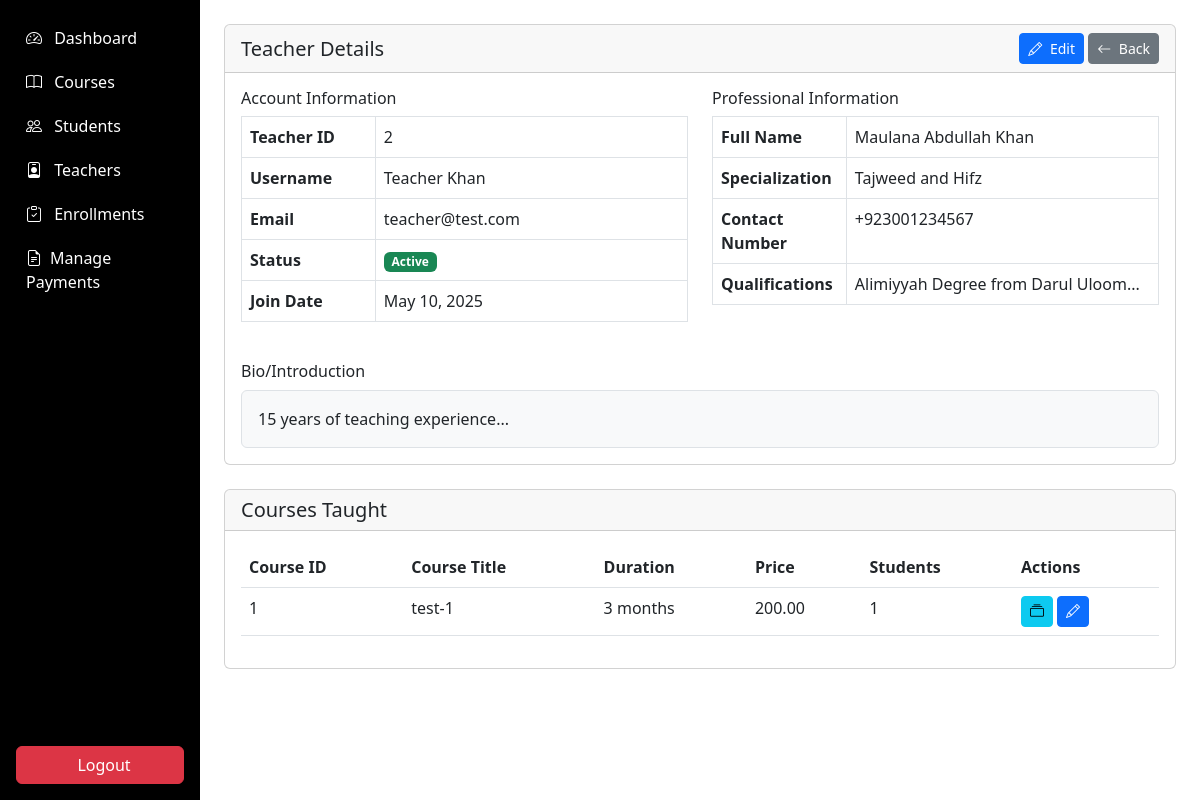
Page /admin/teachers/view_teacher.php?id=2 (signed in) on the committed database.
### tables this page shows
CREATE TABLE `teachers` (
  `teacher_id` int(11) NOT NULL,
  `user_id` int(11) NOT NULL,
  `full_name` varchar(100) NOT NULL,
  `specialization` varchar(100) DEFAULT NULL,
  `bio` text DEFAULT NULL,
  `qualifications` text DEFAULT NULL,
  `contact_number` varchar(20) DEFAULT NULL,
  `profile_image` varchar(255) DEFAULT NULL
);

CREATE TABLE `users` (
  `user_id` int(11) NOT NULL,
  `username` varchar(50) NOT NULL,
  `email` varchar(100) NOT NULL,
  `password` varchar(255) NOT NULL,
  `role` enum('admin','teacher','student') NOT NULL,
  `status` tinyint(1) DEFAULT 1,
  `created_at` timestamp NOT NULL DEFAULT current_timestamp(),
  `last_login` datetime DEFAULT NULL,
  `reset_token` varchar(255) DEFAULT NULL,
  `token_expiry` datetime DEFAULT NULL
);

CREATE TABLE `courses` (
  `course_id` int(11) NOT NULL,
  `title` varchar(100) NOT NULL,
  `description` text DEFAULT NULL,
  `image_url` varchar(255) DEFAULT NULL,
  `teacher_id` int(11) DEFAULT NULL,
  `duration` varchar(50) DEFAULT NULL,
  `price` decimal(10,2) DEFAULT NULL,
  `is_featured` tinyint(1) DEFAULT 0,
  `created_at` timestamp NOT NULL DEFAULT current_timestamp(),
  `updated_at` timestamp NOT NULL DEFAULT current_timestamp() ON UPDATE current_timestamp()
);

### admin/teachers/view_teacher.php (the view, shortened to what this page needs)
<?php
require_once '../../includes/auth.php';
$teacherId = $_GET['id'];
$stmt = $db->prepare("
    SELECT t.*, u.email, u.username, u.status, u.created_at as join_date
    FROM teachers t
    JOIN users u ON t.user_id = u.user_id
    WHERE t.teacher_id = ?
");
$stmt->execute([$teacherId]);
$teacher = $stmt->fetch();
$stmt = $db->prepare("
    SELECT c.course_id, c.title, c.duration, c.price,
           COUNT(e.enrollment_id) as total_students
    FROM courses c
    LEFT JOIN enrollments e ON c.course_id = e.course_id
    WHERE c.teacher_id = ?
    GROUP BY c.course_id
    ORDER BY c.title
");
$stmt->execute([$teacherId]);
$courses = $stmt->fetchAll();
?>
<!DOCTYPE html>
<html lang="en">
<head>
</head>
<body>
      <div class="container-fluid">
  <div class="row">
    <nav class="col-md-2 d-none d-md-block p-0 bg-dark sidebar" id="sidebar">
      <?php include '../includes/sidebar.php'; ?>
    </nav>
        <main class="col-md-10 ms-sm-auto p-4">
            <div>
                <div class="card mb-4">
                    <div class="card-header d-flex justify-content-between align-items-center">
                        <h5 class="mb-0">Teacher Details</h5>
                        <div>
                            <a href="edit_teacher.php?id=<?= $teacherId ?>" class="btn btn-sm btn-primary">
                                <i class="bi bi-pencil me-1"></i> Edit
                            </a>
                            <a href="manage_teachers.php" class="btn btn-sm btn-secondary">
                                <i class="bi bi-arrow-left me-1"></i> Back
                            </a>
                        </div>
                    </div>
                    <div class="card-body">
                        <div class="row">
                            <div class="col-md-6">
                                <h6>Account Information</h6>
                                <table class="table table-bordered">
                                    <tr>
                                        <th width="30%">Teacher ID</th>
                                        <td><?= $teacher['teacher_id'] ?></td>
                                    </tr>
                                    <tr>
                                        <th>Username</th>
                                        <td><?= htmlspecialchars($teacher['username']) ?></td>
                                    </tr>
                                    <tr>
                                        <th>Email</th>
                                        <td><?= htmlspecialchars($teacher['email']) ?></td>
                                    </tr>
                                    <tr>
                                        <th>Status</th>
                                        <td>
                                            <span class="badge bg-<?= $teacher['status'] ? 'success' : 'danger' ?>">
                                                <?= $teacher['status'] ? 'Active' : 'Inactive' ?>
                                            </span>
                                        </td>
                                    </tr>
                                    <tr>
                                        <th>Join Date</th>
                                        <td><?= date('M d, Y', strtotime($teacher['join_date'])) ?></td>
                                    </tr>
                                </table>
                            </div>
                            <div class="col-md-6">
                                <h6>Professional Information</h6>
                                <table class="table table-bordered">
                                    <tr>
                                        <th width="30%">Full Name</th>
                                        <td><?= htmlspecialchars($teacher['full_name']) ?></td>
                                    </tr>
                                    <tr>
                                        <th>Specialization</th>
                                        <td><?= htmlspecialchars($teacher['specialization']) ?></td>
                                    </tr>
                                    <tr>
                                        <th>Contact Number</th>
                                        <td><?= htmlspecialchars($teacher['contact_number']) ?></td>
                                    </tr>
                                    <tr>
                                        <th>Qualifications</th>
                                        <td><?= htmlspecialchars($teacher['qualifications']) ?></td>
                                    </tr>
                                </table>
                            </div>
                        </div>
                        <div class="mt-4">
                            <h6>Bio/Introduction</h6>
                            <div class="border p-3 rounded bg-light">
                                <?= nl2br(htmlspecialchars($teacher['bio'])) ?>
                            </div>
                        </div>
                    </div>
                </div>
                <div class="card">
                    <div class="card-header">
                        <h5 class="mb-0">Courses Taught</h5>
                    </div>
                    <div class="card-body">
                        <?php if (empty($courses)): ?>
                        <div class="alert alert-info">No courses assigned yet.</div>
                        <?php else: ?>
                        <div class="table-responsive">
                            <table class="table table-hover">
                                <thead>
                                    <tr>
                                        <th>Course ID</th>
                                        <th>Course Title</th>
                                        <th>Duration</th>
                                        <th>Price</th>
                                        <th>Students</th>
                                        <th>Actions</th>
                                    </tr>
                                </thead>
                                <tbody>
                                    <?php foreach ($courses as $course): ?>
                                    <tr>
                                        <td><?= $course['course_id'] ?></td>
                                        <td><?= htmlspecialchars($course['title']) ?></td>
                                        <td><?= htmlspecialchars($course['duration']) ?></td>
                                        <td><?= number_format($course['price'], 2) ?></td>
                                        <td><?= $course['total_students'] ?></td>
                                        <td>
                                            <a href="../courses/manage_content.php?course_id=<?= $course['course_id'] ?>" class="btn btn-sm btn-info">
                                                <i class="bi bi-collection"></i>
                                            </a>
                                            <a href="../courses/edit_course.php?id=<?= $course['course_id'] ?>" class="btn btn-sm btn-primary">
                                                <i class="bi bi-pencil"></i>
                                            </a>
                                        </td>
                                    </tr>
                                    <?php endforeach; ?>
                                </tbody>
                            </table>
                        </div>
                        <?php endif; ?>
                    </div>
                </div>
            </div>
                                    </main>
        </div>
    </div>
</body>
</html>

### admin/includes/sidebar.php (style rules this page uses)
.sidebar { background-color:black; }

### rows in the picture
teachers: teacher_id "2", user.username "Teacher Khan", user.email "teacher@test.com", user.created_at "May 10, 2025", full_name "Maulana Abdullah Khan", specialization "Tajweed and Hifz", contact_number "+923001234567", qualifications "Alimiyyah Degree from Darul Uloom...", bio "15 years of teaching experience..."
courses: course_id "1", title "test-1", duration "3 months", price "200.00", total_students "1"
